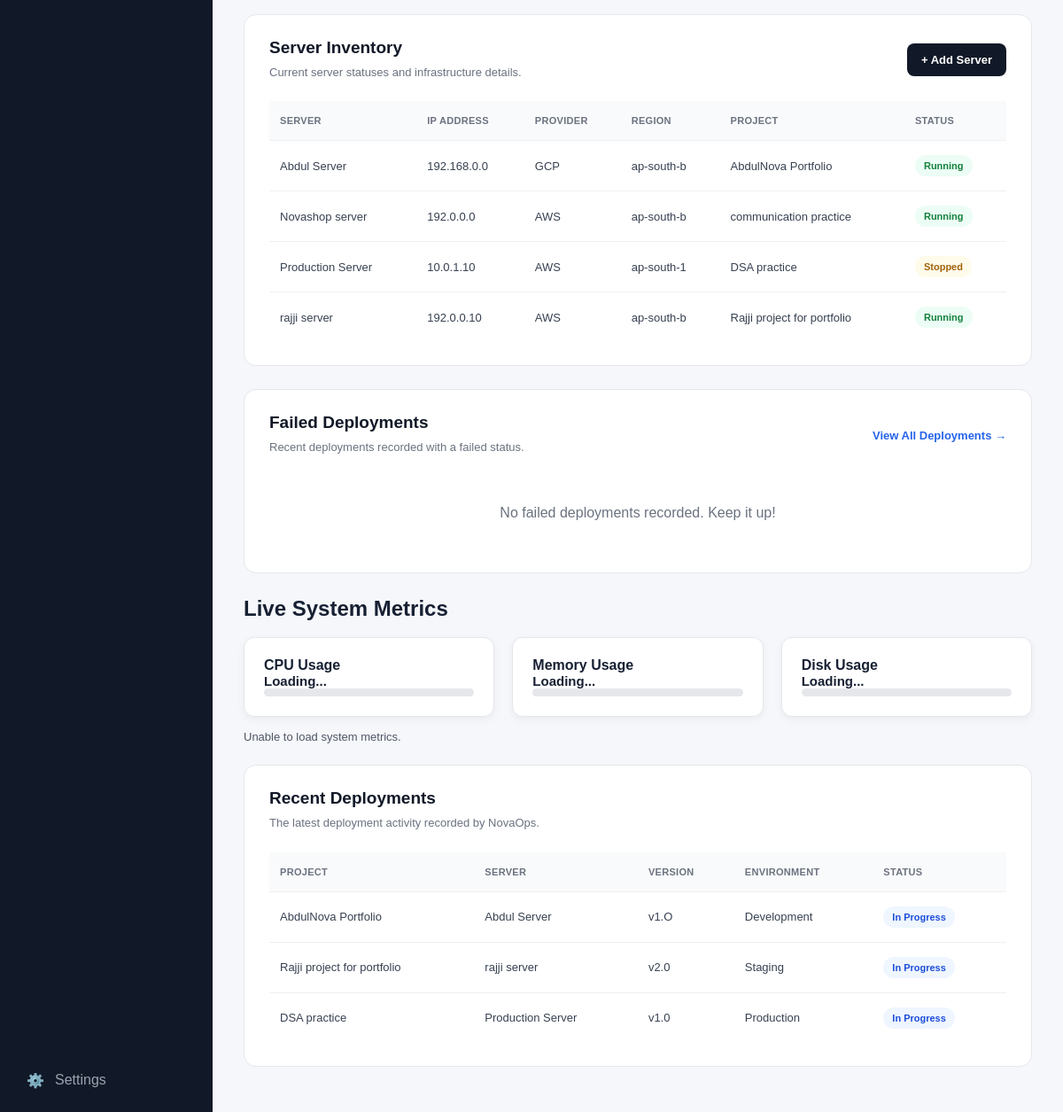
Before: /monitoring (lower part) with the older database file.
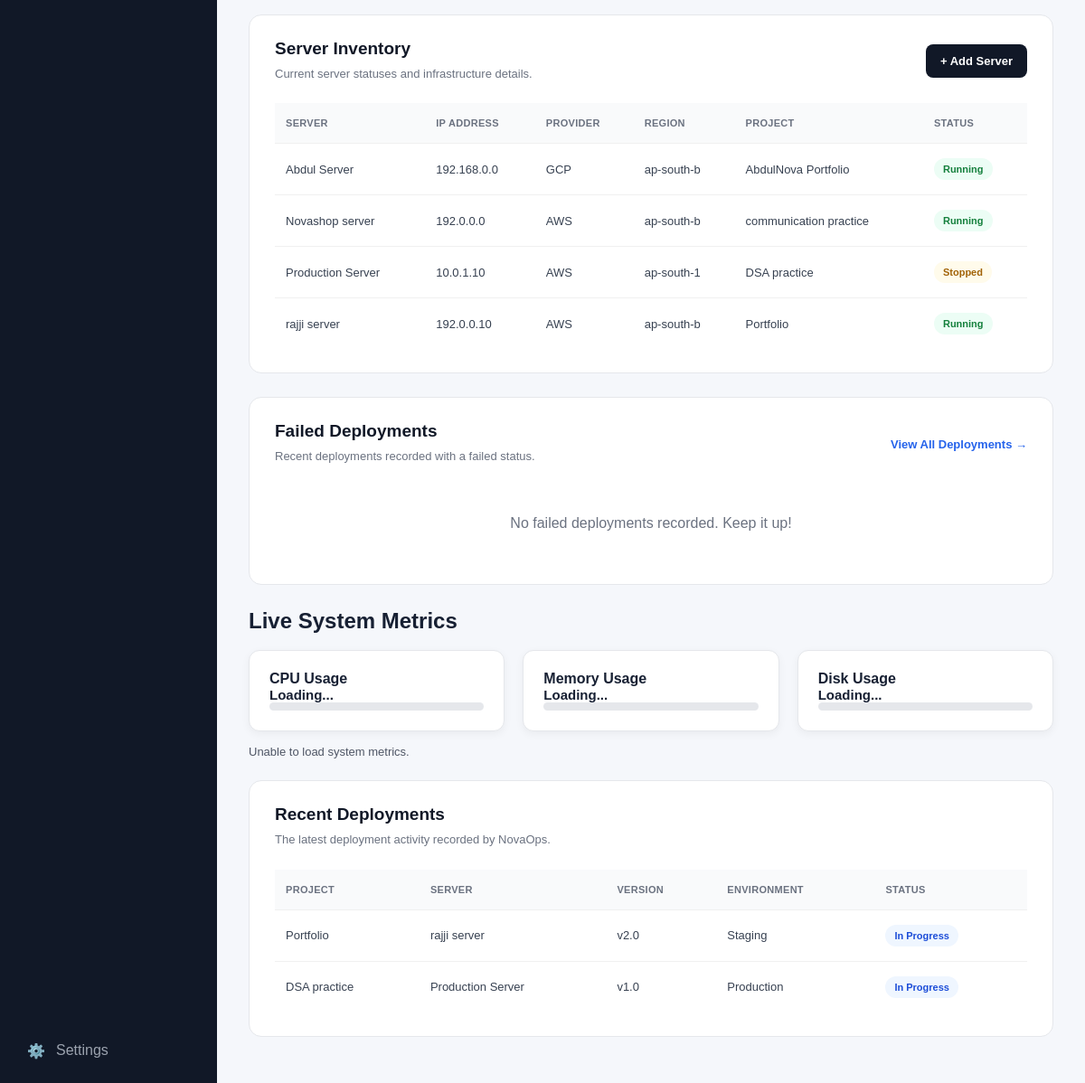
After: the same page with the newer database file.
### app.py (models this page shows)
class Server(db.Model):
    id = db.Column(
        db.Integer,
        primary_key=True
    )
    name = db.Column(
        db.String(100),
        nullable=False
    )
    ip_address = db.Column(
        db.String(50),
        nullable=False
    )
    provider = db.Column(
        db.String(50),
        nullable=False
    )
    region = db.Column(
        db.String(50),
        nullable=False
    )
    status = db.Column(
        db.String(50),
        nullable=False
    )
    project_id = db.Column(
        db.Integer,
        db.ForeignKey("project.id"),
        nullable=True
    )

class Project(db.Model):
    id = db.Column(
        db.Integer,
        primary_key=True
    )
    name = db.Column(
        db.String(100),
        nullable=False
    )
    description = db.Column(
        db.Text,
        nullable=False
    )
    status = db.Column(
        db.String(50),
        nullable=False
    )
    servers = db.relationship(
        "Server",
        backref="project",
        lazy=True
    )

class Deployment(db.Model):
    id = db.Column(
        db.Integer,
        primary_key=True
    )
    project_id = db.Column(
        db.Integer,
        db.ForeignKey("project.id"),
        nullable=False
    )
    server_id = db.Column(
        db.Integer,
        db.ForeignKey("server.id"),
        nullable=False
    )
    environment = db.Column(
        db.String(50),
        nullable=False
    )
    version = db.Column(
        db.String(50),
        nullable=False
    )
    status = db.Column(
        db.String(50),
        nullable=False
    )
    deployed_at = db.Column(
        db.DateTime,
        default=india_now,
        nullable=False
    )
    project = db.relationship(
        "Project",
        backref="deployments"
    )
    server = db.relationship(
        "Server",
        backref="deployments"
    )

### app.py (the view, shortened to what this page needs)
@app.route("/monitoring")
def monitoring():
    servers = Server.query.order_by(Server.name.asc()).all()
    total_servers = Server.query.count()
    running_servers = Server.query.filter_by(status="Running").count()
    stopped_servers = Server.query.filter_by(status="Stopped").count()
    failed_servers = Server.query.filter_by(status="Failed").count()
    health = (
        round((running_servers / total_servers) * 100)
        if total_servers > 0 else 0
    )
    failed_deployments = (
        Deployment.query
        .filter_by(status="Failed")
        .order_by(Deployment.deployed_at.desc())
        .limit(10)
        .all()
    )
    recent_deployments = (
        Deployment.query
        .order_by(Deployment.deployed_at.desc())
        .limit(8)
        .all()
    )
    return render_template(
        "monitoring.html",
        servers=servers,
        total_servers=total_servers,
        running_servers=running_servers,
        stopped_servers=stopped_servers,
        failed_servers=failed_servers,
        health=health,
        failed_deployments=failed_deployments,
        recent_deployments=recent_deployments
    )

### app.py (called while the page is built)
@app.context_processor
def inject_app_settings():
    stored_settings = {
        setting.key: setting.value
        for setting in AppSetting.query.all()
    }
    try:
        refresh_seconds = int(
            stored_settings.get("monitoring_refresh_seconds", "0")
        )
    except ValueError:
        refresh_seconds = 0
    return {
        "app_name": stored_settings.get("app_name", "NovaOps 1.0"),
        "environment_label": stored_settings.get(
            "environment_label", "Development"
        ),
        "monitoring_refresh_seconds": refresh_seconds
    }

### templates/monitoring.html (shortened to what the changed rows need)
{% extends "base.html" %}
{% block content %}
<section class="monitoring-section">
    <div class="section-heading">
        <div>
            <h2>Server Inventory</h2>
        </div>
    </div>
    <div class="table-wrapper">
        <table class="monitoring-table">
            <thead>
                <tr>
                    <th>Server</th>
                    <th>IP Address</th>
                    <th>Provider</th>
                    <th>Region</th>
                    <th>Project</th>
                    <th>Status</th>
                </tr>
            </thead>
            <tbody>
                {% for server in servers %}
                <tr>
                    <td>{{ server.name }}</td>
                    <td>{{ server.ip_address }}</td>
                    <td>{{ server.provider }}</td>
                    <td>{{ server.region }}</td>
                    <td>
                        {% if server.project %}
                        {{ server.project.name }}
                        {% else %}
                        Unassigned
                        {% endif %}
                    </td>
                    <td>
                        <span class="monitoring-status status-{{ server.status|lower }}">
                            {{ server.status }}
                        </span>
                    </td>
                </tr>
                {% endfor %}
            </tbody>
        </table>
    </div>
</section>
<section class="monitoring-section">
    <div class="section-heading">
        <div>
            <h2>Failed Deployments</h2>
        </div>
    </div>
</section>
<section class="system-metrics">
    <h2>Live System Metrics</h2>
</section>
<section class="monitoring-section">
    <div class="section-heading">
        <div>
            <h2>Recent Deployments</h2>
        </div>
    </div>
    <div class="table-wrapper">
        <table class="monitoring-table">
            <thead>
                <tr>
                    <th>Project</th>
                    <th>Server</th>
                    <th>Version</th>
                    <th>Environment</th>
                    <th>Status</th>
                </tr>
            </thead>
            <tbody>
                {% for deployment in recent_deployments %}
                <tr>
                    <td>{{ deployment.project.name }}</td>
                    <td>{{ deployment.server.name }}</td>
                    <td>{{ deployment.version }}</td>
                    <td>{{ deployment.environment }}</td>
                    <td>
                        <span class="monitoring-status status-{{ deployment.status|lower|replace(' ', '-') }}">
                            {{ deployment.status }}
                        </span>
                    </td>
                </tr>
                {% else %}
                <tr>
                    <td colspan="5" class="monitoring-empty">
                        No deployments recorded yet.
                    </td>
                </tr>
                {% endfor %}
            </tbody>
        </table>
    </div>
</section>
{% endblock %}

Changed rows visible on the page:
removed Deployment: project.name "AbdulNova Portfolio", server.name "Abdul Server", version "v1.O", environment "Development", status "In Progress"
changed through a linked row, Server "rajji server": project.name "Rajji project for portfolio" → "Portfolio"
changed through a linked row, Deployment "Staging": project.name "Rajji project for portfolio" → "Portfolio"
